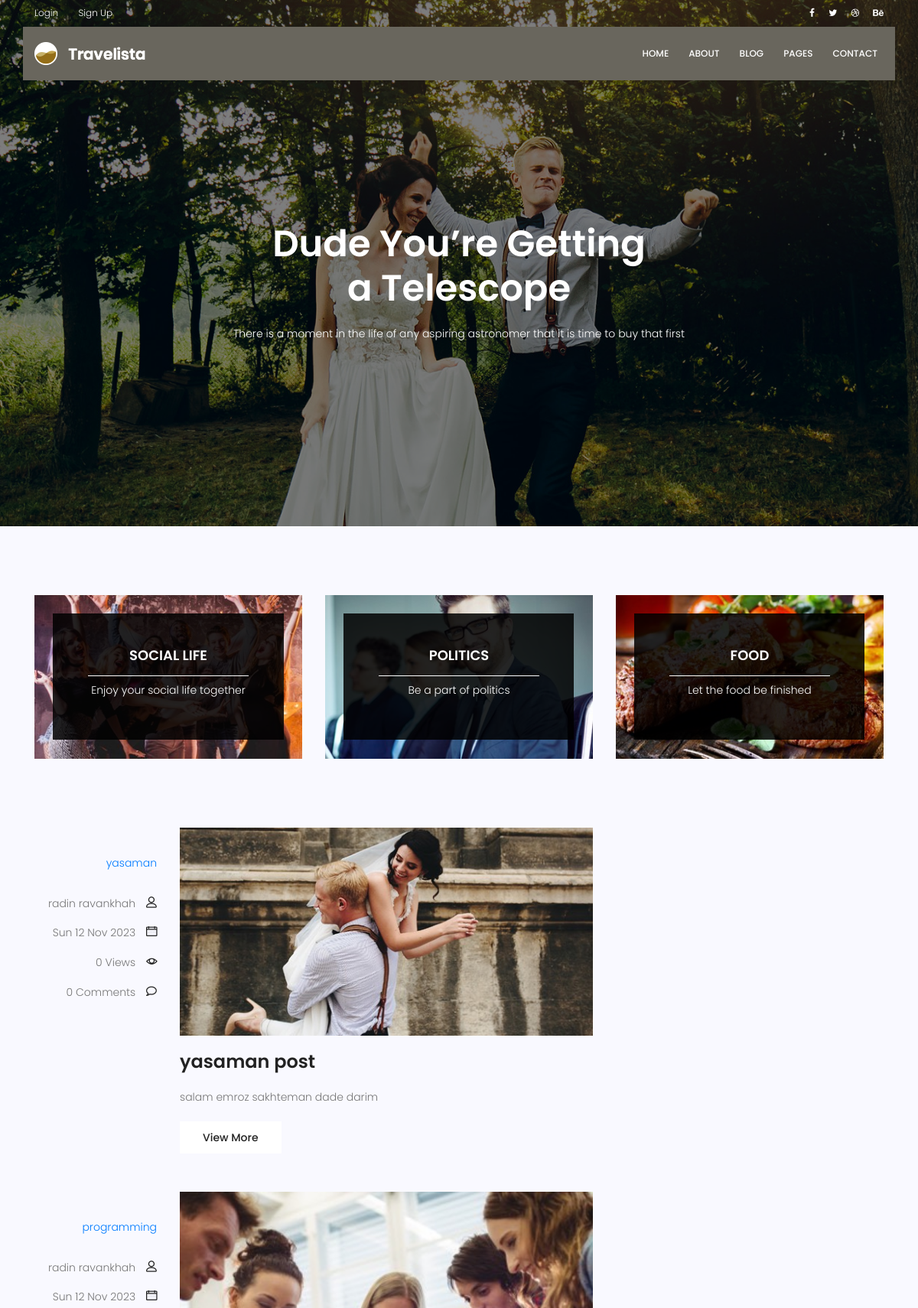
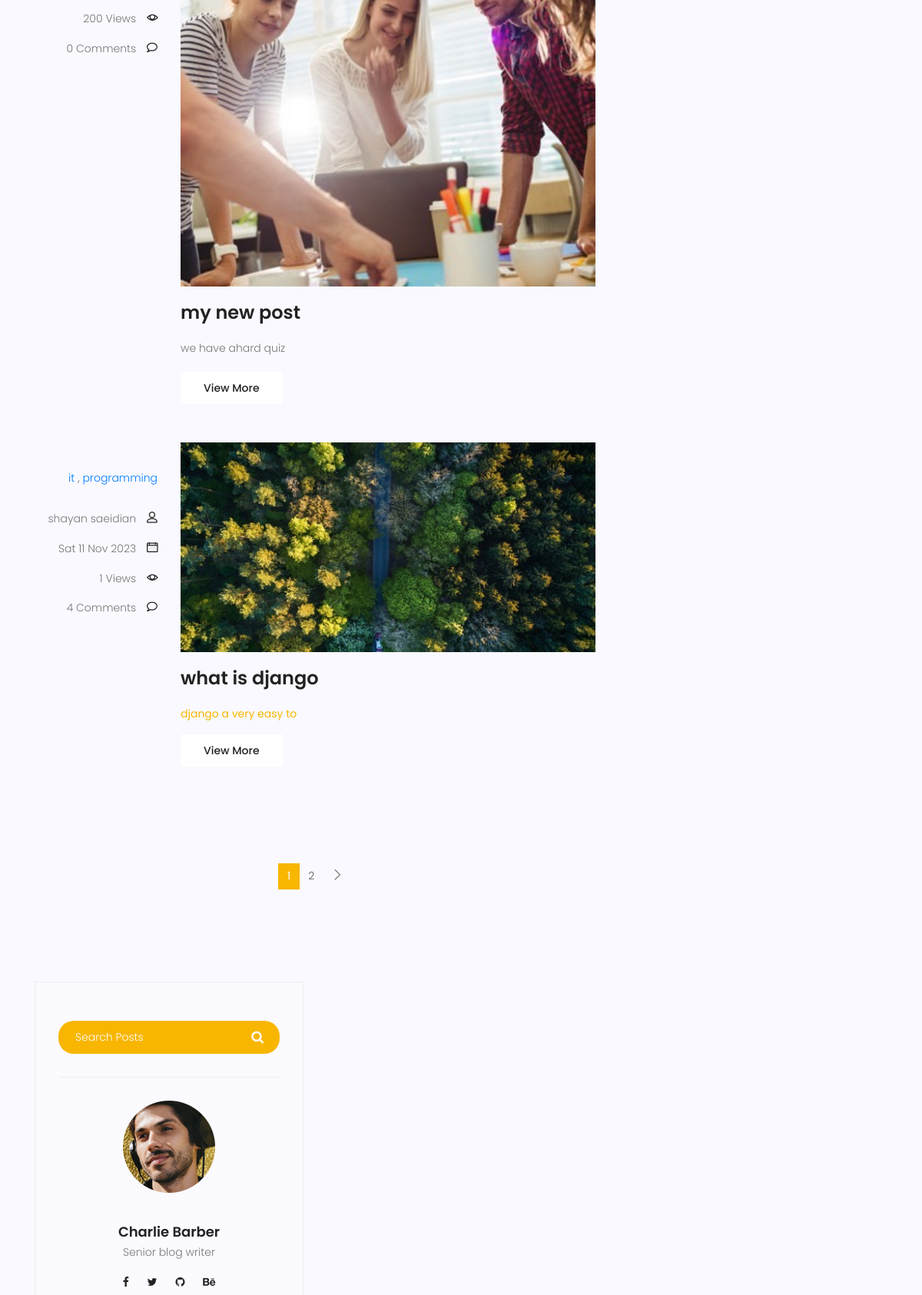
Screenshot of /blog/ (upper part) with the database file from the repository (2 pictures, top to bottom).
### blog/models.py (models this page shows, shortened)
class Category(models.Model):
    name=models.CharField(max_length=255)
    def __str__(self):
        return self.name

class Post(models.Model):
    image=models.ImageField(upload_to='blog/',default='blog/default.jpg')
    title = models.CharField(max_length=255)
    content=models.TextField()
    tags = TaggableManager()
    category=models.ManyToManyField(Category)
    author = models.ForeignKey(User,on_delete=models.SET_NULL,null=True)
    counted_view=models.IntegerField(default=0)
    status=models.BooleanField(default=False)
    login_require=models.BooleanField(default=False)
    published_date=models.DateTimeField(null=True)
    created_date=models.DateTimeField(auto_now_add=True)
    updated_date=models.DateTimeField(auto_now=True)
    class Meta:
        ordering = ['-created_date']
        verbose_name = "Blog Post"
        verbose_name_plural = "Blog Posts"

### blog/views.py (the view)
# urls.py: path('',blog_view,name="index" ),
def blog_view(request,**kwargs):
     posts=Post.objects.filter(status=1)
     if kwargs.get('cat_name')!=None:
          posts=Post.objects.filter(category__name=kwargs['cat_name'])
     if kwargs.get('author_username')!=None:
          posts=Post.objects.filter(author__username=kwargs['author_username'])
     if kwargs.get('tag_name')!=None:
          posts=Post.objects.filter(tags__name__in=[kwargs['tag_name']])
     posts=Paginator(posts,3)
     try:
          page_number=request.GET.get('page')
          posts=posts.get_page(page_number)
     except PageNotAnInteger:
         posts=posts.get_page(1)
     except EmptyPage:
         posts=posts.get_page(1)
     context={'posts': posts}
     return render(request,"blog/blog-home.html",context)

### blog/templatetags/blog_tags.py (called while the page is built)
@register.simple_tag(name='comments_count')
def function(pid):
    post=Post.objects.get(pk=pid)
    return Comment.objects.filter(post=post.id,approved=True).count()

@register.inclusion_tag('blog/blog-popular-posts.html')
def latestposts(arg=3):
    posts=Post.objects.filter(status=1).order_by('-published_date')[:arg]
    return {'posts':posts}

@register.inclusion_tag('blog/blog-post-categories.html')
def postcategories():
    posts=Post.objects.filter(status=1)
    categories=Category.objects.all()
    cat_dict={}
    for name in categories:
        cat_dict[name]=posts.filter(category=name).count()
    return{'categories':cat_dict}

### templates/blog/blog-home.html (shortened to what this page needs)
{% extends 'base.html' %}
{% load static %}
{% load blog_tags %}
{% block content %}
			<section class="banner-area relative blog-home-banner" id="home">
				<div class="overlay overlay-bg"></div>
				<div class="container">
					<div class="row d-flex align-items-center justify-content-center">
						<div class="about-content blog-header-content col-lg-12">
							<h1 class="text-white">
								Dude You’re Getting
								a Telescope
							</h1>
							<p class="text-white">
								There is a moment in the life of any aspiring astronomer that it is time to buy that first
							</p>
						</div>
					</div>
				</div>
			</section>
			<section class="top-category-widget-area pt-90 pb-90 ">
				<div class="container">
					<div class="row">
						<div class="col-lg-4">
							<div class="single-cat-widget">
								<div class="content relative">
									<div class="overlay overlay-bg"></div>
								    <a href="#" target="_blank">
								      <div class="thumb">
								  		 <img class="content-image img-fluid d-block mx-auto" src="{% static 'img/blog/cat-widget1.jpg' %}" alt="">
								  	  </div>
								      <div class="content-details">
								        <h4 class="content-title mx-auto text-uppercase">Social life</h4>
								        <span></span>
								        <p>Enjoy your social life together</p>
								      </div>
								    </a>
								</div>
							</div>
						</div>
						<div class="col-lg-4">
							<div class="single-cat-widget">
								<div class="content relative">
									<div class="overlay overlay-bg"></div>
								    <a href="#" target="_blank">
								      <div class="thumb">
								  		 <img class="content-image img-fluid d-block mx-auto" src="{% static 'img/blog/cat-widget2.jpg' %}" alt="">
								  	  </div>
								      <div class="content-details">
								        <h4 class="content-title mx-auto text-uppercase">Politics</h4>
								        <span></span>
								        <p>Be a part of politics</p>
								      </div>
								    </a>
								</div>
							</div>
						</div>
						<div class="col-lg-4">
							<div class="single-cat-widget">
								<div class="content relative">
									<div class="overlay overlay-bg"></div>
								    <a href="#" target="_blank">
								      <div class="thumb">
								  		 <img class="content-image img-fluid d-block mx-auto" src="{% static 'img/blog/cat-widget3.jpg' %}" alt="">
								  	  </div>
								      <div class="content-details">
								        <h4 class="content-title mx-auto text-uppercase">Food</h4>
								        <span></span>
								        <p>Let the food be finished</p>
								      </div>
								    </a>
								</div>
							</div>
						</div>
					</div>
				</div>
			</section>
			<section class="post-content-area">
				<div class="container">
					<div class="row">
						<div class="col-lg-8 posts-list">
							{% for post in posts%}
							<div class="single-post row">
								<div class="col-lg-3  col-md-3 meta-details">
									<ul class="tags">
										{% for cat in post.category.all %}
											<a href='{% url 'blog:category' cat_name=cat.name%}'>{{cat.name}}</a> {% if not forloop.last %},{% endif %}
										{% endfor %}
									</ul>
									<div class="user-details row">
										<p class="user-name col-lg-12 col-md-12 col-6"><a href="{% url 'blog:author' author_username=post.author.username %}">{{post.author.get_full_name}}</a> <span class="lnr lnr-user"></span></p>
										<p class="date col-lg-12 col-md-12 col-6"><a href="#">{{post.published_date|date:"D d M Y"}}</a> <span class="lnr lnr-calendar-full"></span></p>
										<p class="view col-lg-12 col-md-12 col-6"><a href="#">{{post.counted_view}} Views</a> <span class="lnr lnr-eye"></span></p>
										<p class="comments col-lg-12 col-md-12 col-6"><a href="#">{% comments_count post.id %} Comments</a> <span class="lnr lnr-bubble"></span></p>
									</div>
								</div>
								<div class="col-lg-9 col-md-9 ">
									<div class="feature-img">
										<img class="img-fluid" src="{{post.image.url}}" alt="">
									</div>
									<a class="posts-title" href="{% url 'blog:single' pid=post.id  %}"><h3>{{post.title|safe}}</h3></a>
									<p class="excert">
										{{post.content|truncatechars:50|safe}}
									</p>
									<a href="blog-single.html" class="primary-btn">View More</a>
								</div>
							</div>
							{% endfor %}
		                    <nav class="blog-pagination justify-content-center d-flex">
		                        <ul class="pagination">
									{% for i in posts.paginator.page_range %}
									{% if posts.number == i %}
		                            <li class="page-item active"><a href="?page={{i}}" class="page-link">{{i}}</a></li>
									{% else %}
									<li class="page-item"><a href="?page={{i}}" class="page-link">{{i}}</a></li>
									{% endif %}
									{% endfor %}
									{% if posts.has_next %}
		                            <li class="page-item">
		                                <a href="?page={{ post.next_page_number }}" class="page-link" aria-label="Next">
		                                    <span aria-hidden="true">
		                                        <span class="lnr lnr-chevron-right"></span>
		                                    </span>
		                                </a>
		                            </li>
									{% endif %}
		                        </ul>
		                    </nav>
						</div>
						<div class="col-lg-4 sidebar-widgets">
							<div class="widget-wrap">
								{% include 'blog/blog-search.html'%}
								{% include 'blog/blog-writer.html'%}
							</div>
						</div>
					</div>
				</div>
			</section>
			{% endblock %}

### rows the page displays
Post: author.get_full_name "radin ravankhah", published_date "Sun 12 Nov 2023", counted_view "0", id "0", image (picture), title "yasaman post", content "salam emroz sakhteman dade darim"
Category: name "yasaman"
Post: author.get_full_name "radin ravankhah", published_date "Sun 12 Nov 2023", counted_view "200", id "0", image (picture), title "my new post", content "we have ahard quiz"
Category: name "programming"
Post: author.get_full_name "shayan saeidian", published_date "Sat 11 Nov 2023", counted_view "1", id "4", image (picture), title "what is django", content "django a very easy to"
Category: name "it"

### other values shown
{{ i }} "1"
{{ i }} "2"
